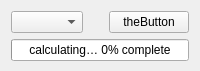
<?xml version="1.0" encoding="UTF-8"?>
<ui version="4.0">
 <class>FalsecolorDockSelUI</class>
 <widget class="QWidget" name="FalsecolorDockSelUI">
  <property name="geometry">
   <rect>
    <x>0</x>
    <y>0</y>
    <width>200</width>
    <height>71</height>
   </rect>
  </property>
  <layout class="QVBoxLayout" name="verticalLayout_2">
   <property name="bottomMargin">
    <number>10</number>
   </property>
   <item>
    <layout class="QHBoxLayout" name="horizontalLayout">
     <item>
      <widget class="AHComboBox" name="sourceBox">
       <property name="sizePolicy">
        <sizepolicy hsizetype="Expanding" vsizetype="Fixed">
         <horstretch>0</horstretch>
         <verstretch>0</verstretch>
        </sizepolicy>
       </property>
       <property name="toolTip">
        <string>Color display method</string>
       </property>
       <property name="sizeAdjustPolicy">
        <enum>QComboBox::AdjustToContents</enum>
       </property>
      </widget>
     </item>
     <item>
      <spacer name="horizontalSpacer">
       <property name="orientation">
        <enum>Qt::Horizontal</enum>
       </property>
       <property name="sizeHint" stdset="0">
        <size>
         <width>16</width>
         <height>16</height>
        </size>
       </property>
      </spacer>
     </item>
     <item>
      <widget class="QPushButton" name="theButton">
       <property name="text">
        <string>theButton</string>
       </property>
      </widget>
     </item>
    </layout>
   </item>
   <item>
    <widget class="QProgressBar" name="calcProgress">
     <property name="toolTip">
      <string>Calculation progress</string>
     </property>
     <property name="minimum">
      <number>0</number>
     </property>
     <property name="value">
      <number>0</number>
     </property>
     <property name="format">
      <string>calculating… %p% complete</string>
     </property>
    </widget>
   </item>
  </layout>
 </widget>
 <customwidgets>
  <customwidget>
   <class>AHComboBox</class>
   <extends>QComboBox</extends>
   <header>widgets/ahcombobox.h</header>
  </customwidget>
 </customwidgets>
 <resources/>
 <connections/>
</ui>
